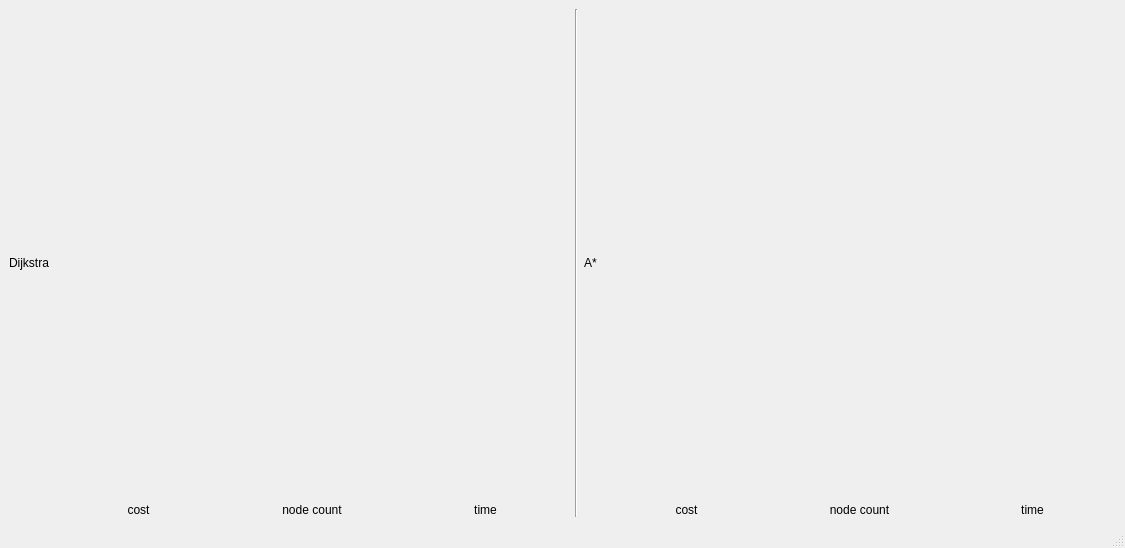
<?xml version="1.0" encoding="UTF-8"?>
<ui version="4.0">
 <class>resultwindow</class>
 <widget class="QMainWindow" name="resultwindow">
  <property name="geometry">
   <rect>
    <x>0</x>
    <y>0</y>
    <width>1125</width>
    <height>548</height>
   </rect>
  </property>
  <property name="windowTitle">
   <string>MainWindow</string>
  </property>
  <widget class="QWidget" name="centralwidget">
   <layout class="QHBoxLayout" name="horizontalLayout_4">
    <item>
     <widget class="QLabel" name="label">
      <property name="text">
       <string>Dijkstra</string>
      </property>
     </widget>
    </item>
    <item>
     <layout class="QHBoxLayout" name="horizontalLayout_3">
      <item>
       <layout class="QVBoxLayout" name="verticalLayout">
        <item>
         <widget class="Result1Widget" name="widget1" native="true">
          <property name="sizePolicy">
           <sizepolicy hsizetype="Expanding" vsizetype="Expanding">
            <horstretch>0</horstretch>
            <verstretch>0</verstretch>
           </sizepolicy>
          </property>
         </widget>
        </item>
        <item>
         <layout class="QHBoxLayout" name="horizontalLayout">
          <item>
           <widget class="QLabel" name="cost1">
            <property name="text">
             <string>cost</string>
            </property>
            <property name="alignment">
             <set>Qt::AlignCenter</set>
            </property>
           </widget>
          </item>
          <item>
           <widget class="QLabel" name="count1">
            <property name="text">
             <string>node count</string>
            </property>
            <property name="alignment">
             <set>Qt::AlignCenter</set>
            </property>
           </widget>
          </item>
          <item>
           <widget class="QLabel" name="time1">
            <property name="text">
             <string>time</string>
            </property>
            <property name="alignment">
             <set>Qt::AlignCenter</set>
            </property>
           </widget>
          </item>
         </layout>
        </item>
       </layout>
      </item>
      <item>
       <widget class="Line" name="line">
        <property name="orientation">
         <enum>Qt::Vertical</enum>
        </property>
       </widget>
      </item>
      <item>
       <widget class="QLabel" name="label_2">
        <property name="text">
         <string>A*</string>
        </property>
       </widget>
      </item>
      <item>
       <layout class="QVBoxLayout" name="verticalLayout_2">
        <item>
         <widget class="Result2Widget" name="widget2" native="true">
          <property name="sizePolicy">
           <sizepolicy hsizetype="Expanding" vsizetype="Expanding">
            <horstretch>0</horstretch>
            <verstretch>0</verstretch>
           </sizepolicy>
          </property>
         </widget>
        </item>
        <item>
         <layout class="QHBoxLayout" name="horizontalLayout_2">
          <item>
           <widget class="QLabel" name="cost2">
            <property name="text">
             <string>cost</string>
            </property>
            <property name="alignment">
             <set>Qt::AlignCenter</set>
            </property>
           </widget>
          </item>
          <item>
           <widget class="QLabel" name="count2">
            <property name="text">
             <string>node count</string>
            </property>
            <property name="alignment">
             <set>Qt::AlignCenter</set>
            </property>
           </widget>
          </item>
          <item>
           <widget class="QLabel" name="time2">
            <property name="text">
             <string>time</string>
            </property>
            <property name="alignment">
             <set>Qt::AlignCenter</set>
            </property>
           </widget>
          </item>
         </layout>
        </item>
       </layout>
      </item>
     </layout>
    </item>
   </layout>
  </widget>
  <widget class="QMenuBar" name="menubar">
   <property name="geometry">
    <rect>
     <x>0</x>
     <y>0</y>
     <width>1125</width>
     <height>23</height>
    </rect>
   </property>
  </widget>
  <widget class="QStatusBar" name="statusbar"/>
 </widget>
 <customwidgets>
  <customwidget>
   <class>Result1Widget</class>
   <extends>QWidget</extends>
   <header>resultwindow.h</header>
   <container>1</container>
  </customwidget>
  <customwidget>
   <class>Result2Widget</class>
   <extends>QWidget</extends>
   <header>resultwindow.h</header>
   <container>1</container>
  </customwidget>
 </customwidgets>
 <resources/>
 <connections/>
</ui>
